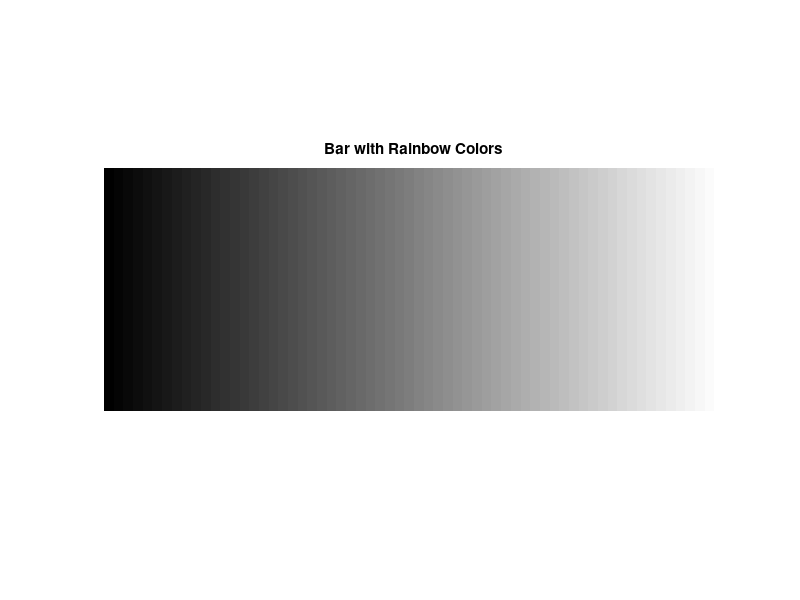
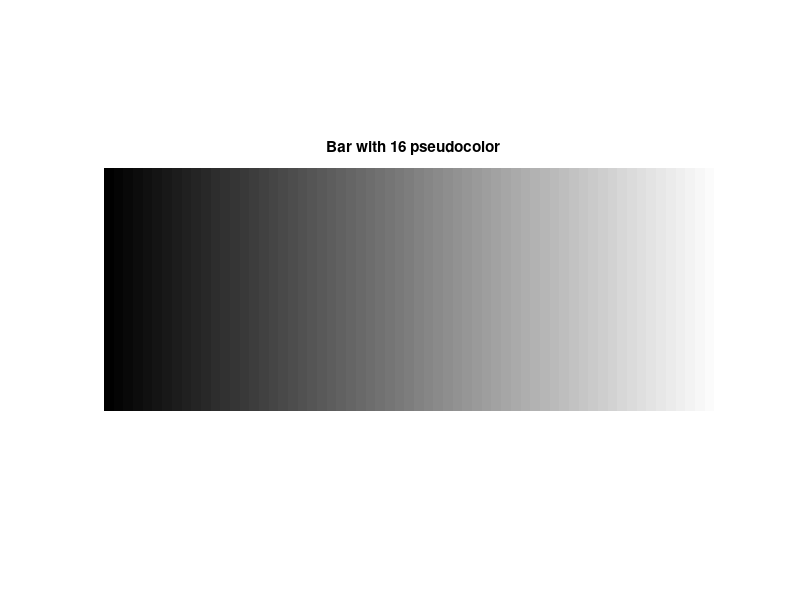

Write the MATLAB code that produced these figures, in order. (Note: this script raises an error after producing the figures.)
clc;
close all;
clear all;
%% Initialise of Lookup Table.
LUP = zeros(255,3);% Making the zero matrix of Lookup table for 255 grey scale
%% MAking RGB Lookup Table for Rainbow colors
%red color
LUP(1:36,1) = 255;
% orange color RGB Value
LUP(37:73,1) = 255;
LUP(37:73,2) = 165;
%yellow color RGB Value
LUP(74:109,1) = 255;
LUP(74:109,2) = 255;
% Green color RGB Value
LUP(110:146,2) = 255;
% blue color RGB Value
LUP(147:183,3) = 255;
%indigo color RGB Value
LUP(184:219,1) =75;
LUP(184:219,3) =130;
% Violet color RGB Value
LUP(220:256,1) = 238;
LUP(220:256,2) = 130;
LUP(220:256,3) = 238;
LUP = LUP./255;% normalise the lookup table between (0,1)
%% making bars with rainbw color
Image = zeros(100,256);
for i = 1:100
  Image(i,:) = (0:255);  
end
Image = Image./255;
figure(1);
imshow(Image);
colormap(LUP);
title('Bar with Rainbow Colors');

%% Part 2 pseudocolor image

%%Making lookup table for pseudocolor
LUT = zeros(255:3);
% Indigo color
LUT(1:16,1) = 75;
LUT(1:16,3) = 130;
%Purple color
LUT(17:32,1) = 160;
LUT(17:32,3) = 200;
%dark purple
LUT(33:48,1) = 110;
LUT(33:48,3) = 220;
% adrk blue
LUT(49:64,1) = 30;
LUT(49:64,2) = 60;
LUT(49:64,3) = 255;
% Medium blue
LUT(65:80,2) = 160;
LUT(65:80,3) = 255;
% Light Blue
LUT(81:96,2) = 200;
LUT(81:96,3) = 200;
%Malachite color
LUT(97:112,2) = 220;
LUT(97:112,3) = 90;
% dark green
LUT(113:128,2) = 128;
% LIMe color
LUT(129:144,2) = 255;
% Yellw green
LUT(145:160,1) = 160;
LUT(145:160,2) = 230;
LUT(145:160,3) = 50;
%yellow color
LUT(161:176,1) = 230;
LUT(161:176,2) = 220;
LUT(161:176,3) = 50;
% dark yellow
LUT(177:192,1) = 230;
LUT(177:192,2) = 175;
LUT(177:192,3) = 45;
% orange color
LUT(193:208,1) = 240;
LUT(193:208,2) = 130;
LUT(193:208,3) = 40;
% pink color
LUT(209:224,1) = 255;
LUT(209:224,2) = 192;
LUT(209:224,3) = 203;
% red color
LUT(225:240,1) = 250;
LUT(225:240,2) = 60;
LUT(225:240,3) = 60;
% Magenta color
LUT(241:256,1) = 128;
LUT = LUT./255;% NOrmalise the matrix because lookup table has range (0 1)
image = zeros(100,256);
for i = 1:100
  image(i,:) = (0:255);  
end
image = image./255;
%% plot the pseudocolor image
figure(2)
imshow(image);
colormap(LUT);
title('Bar with 16 pseudocolor');
%% Plot the hurricane Image 
aa = (imread('BME7112_Data_File_3D.tif'));
figure(3)
imagesc(aa);
colormap(LUT);
 title('Pseudocolor hurricane image')
 %% Plot the brain Image
 bb = imread('BME7112_Data_File_3C.tif');
 figure(4)
 imagesc(bb);
 colormap(LUT);
 title('Pseudocolor Brain image')






